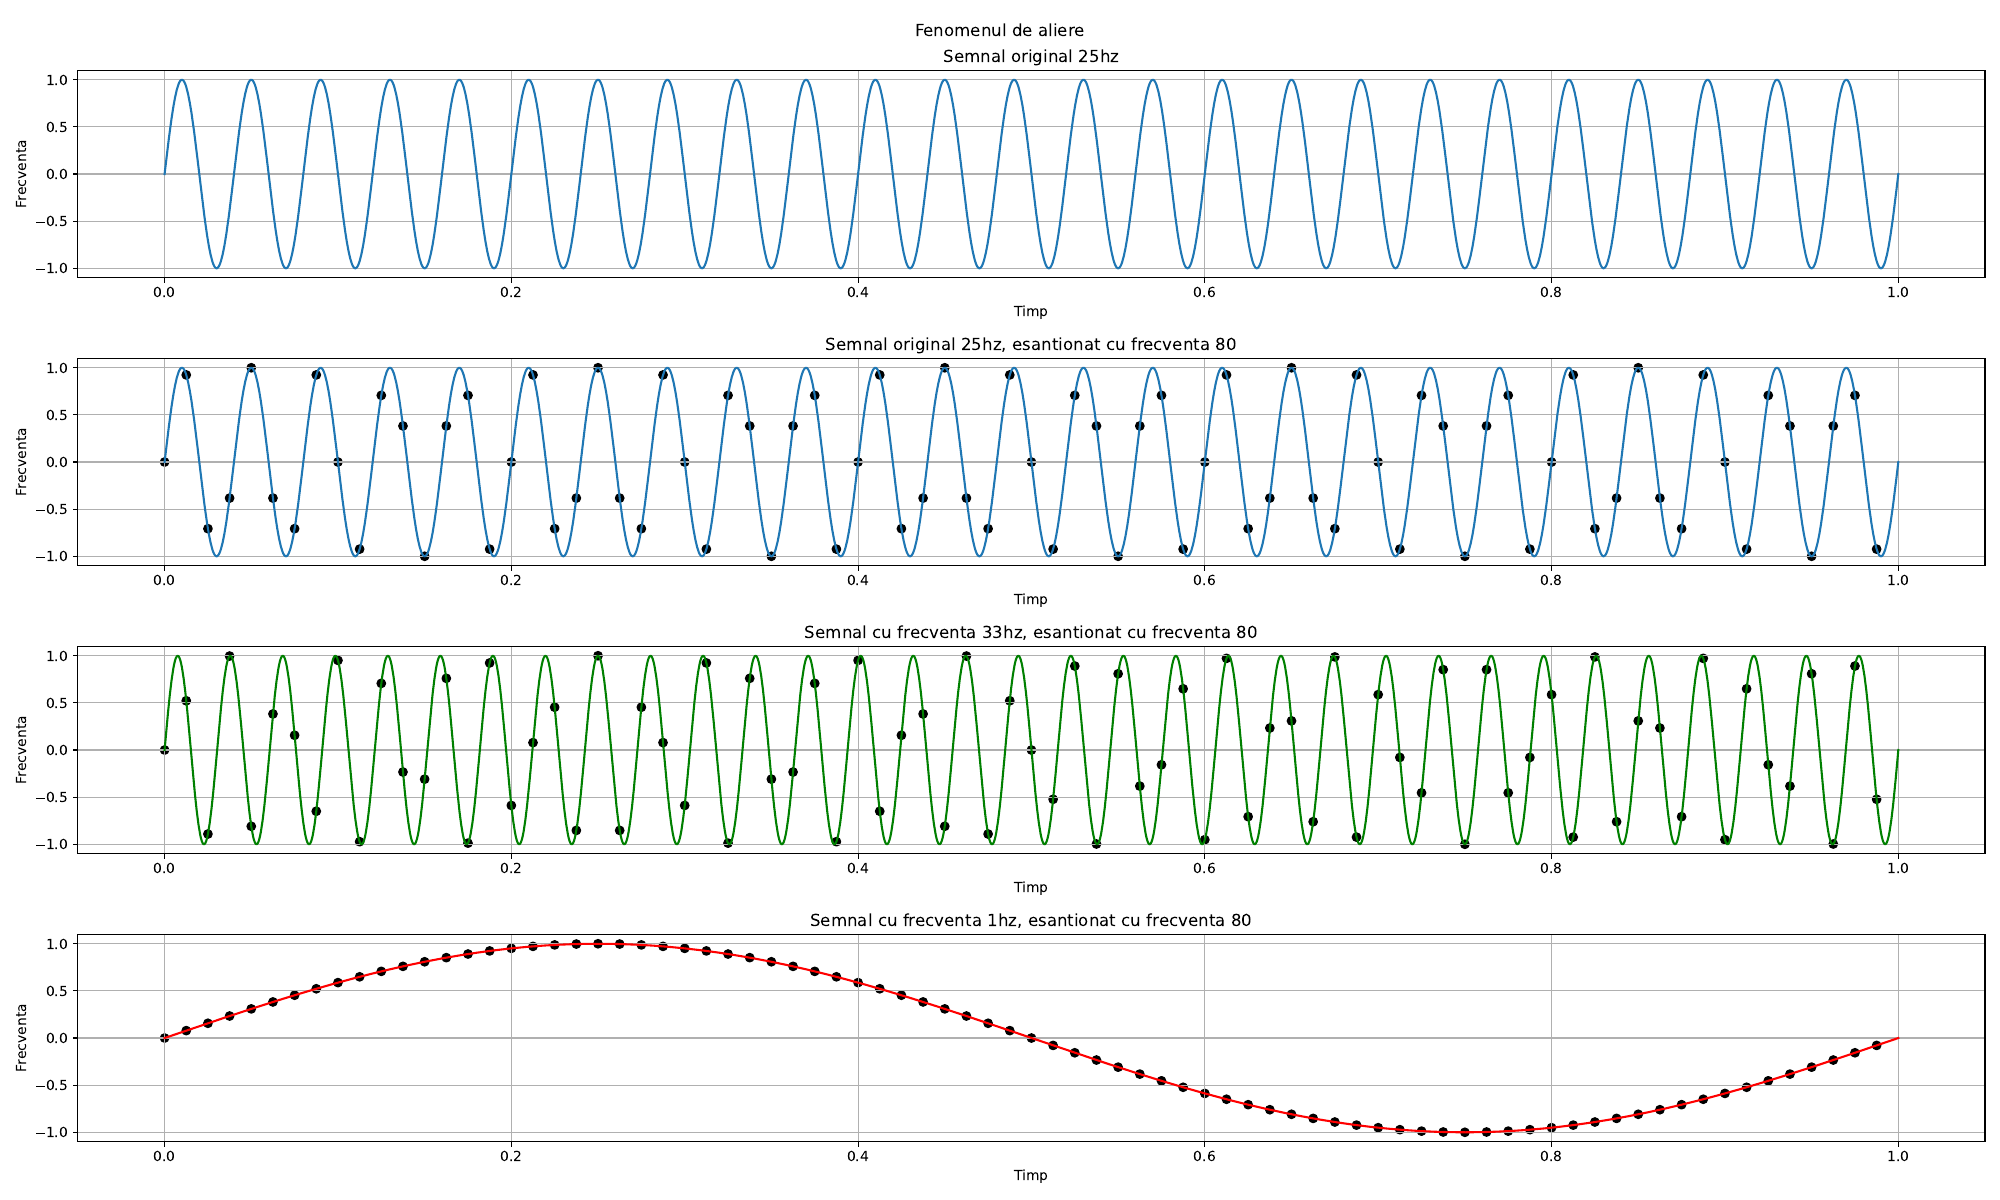

Reproduce this figure in Python.
import numpy as np
import matplotlib.pyplot as plt

pi = np.pi
e = np.e
f = 25
fs = 8
new_fs = 80

def semnal_sinus(a,f,t,o):
    return a * np.sin(2 * pi * f * t + o)

t = np.linspace(0,1,2000)
ts = np.linspace(0,1, new_fs, endpoint= False)

semnal1 = semnal_sinus(1, f, t, 0)
semnal1_esantionat = semnal_sinus(1, f, ts, 0)

fig, axs = plt.subplots(4,1, figsize= (20,12))
fig.suptitle('Fenomenul de aliere')

axs[0].plot(t,semnal1)
axs[0].set(xlabel = ('Timp'), ylabel = ('Frecventa'), title = (f'Semnal original {f}hz'))
axs[0].grid(True)

axs[1].plot(t,semnal1)
axs[1].scatter(ts,semnal1_esantionat, color ='black')
axs[1].set(xlabel = ('Timp'), ylabel = ('Frecventa'), title = (f'Semnal original {f}hz, esantionat cu frecventa {new_fs}'))
axs[1].grid(True)

semnal2 = semnal_sinus(1, f + fs, t, 0)
semnal2_esantionat = semnal_sinus(1, f + fs, ts, 0)

axs[2].plot(t,semnal2,'g')
axs[2].scatter(ts,semnal2_esantionat, color = 'black')
axs[2].set(xlabel = ('Timp'), ylabel = ('Frecventa'), title = (f'Semnal cu frecventa {f + fs}hz, esantionat cu frecventa {new_fs}'))
axs[2].grid(True)

semnal3 = semnal_sinus(1, f - 3 * fs, t, 0)
semnal3_esantionat = semnal_sinus(1, f - 3 *  fs, ts, 0)

axs[3].plot(t,semnal3, 'r')
axs[3].scatter(ts,semnal3_esantionat, color = 'black')
axs[3].set(xlabel = ('Timp'), ylabel = ('Frecventa'), title = (f'Semnal cu frecventa {f - 3 * fs}hz, esantionat cu frecventa {new_fs}'))
axs[3].grid(True)


plt.tight_layout()
plt.savefig('3.pdf')
plt.show()
